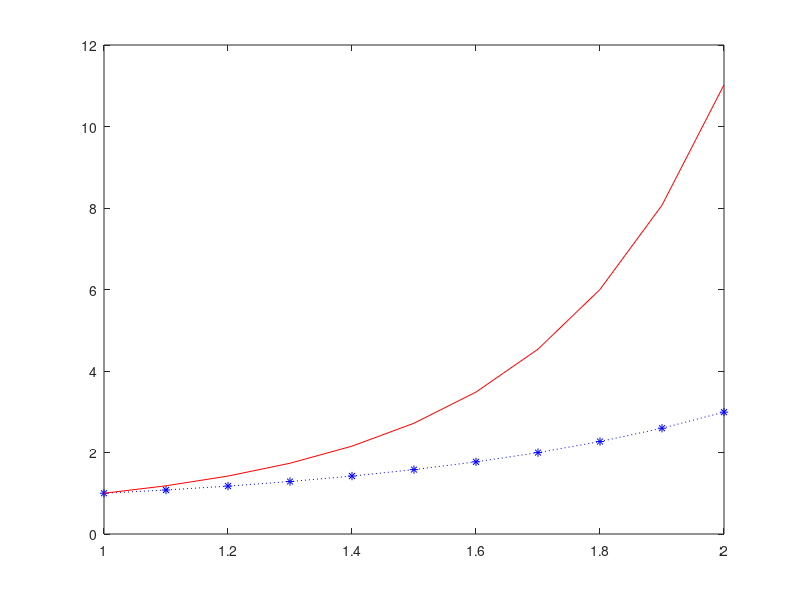

This figure's MATLAB source:
h=0.1;
x=[1:h:2];

y(1)=1;
for n=1:length(x)-1
  y(n+1) = (0.8*x(n)*y(n))*h + y(n);
endfor
plot(x,y, '*:b');
hold on;

ry=exp(-4/5).*exp(4/5.*(x.^2));
plot(x,ry, '-r');

